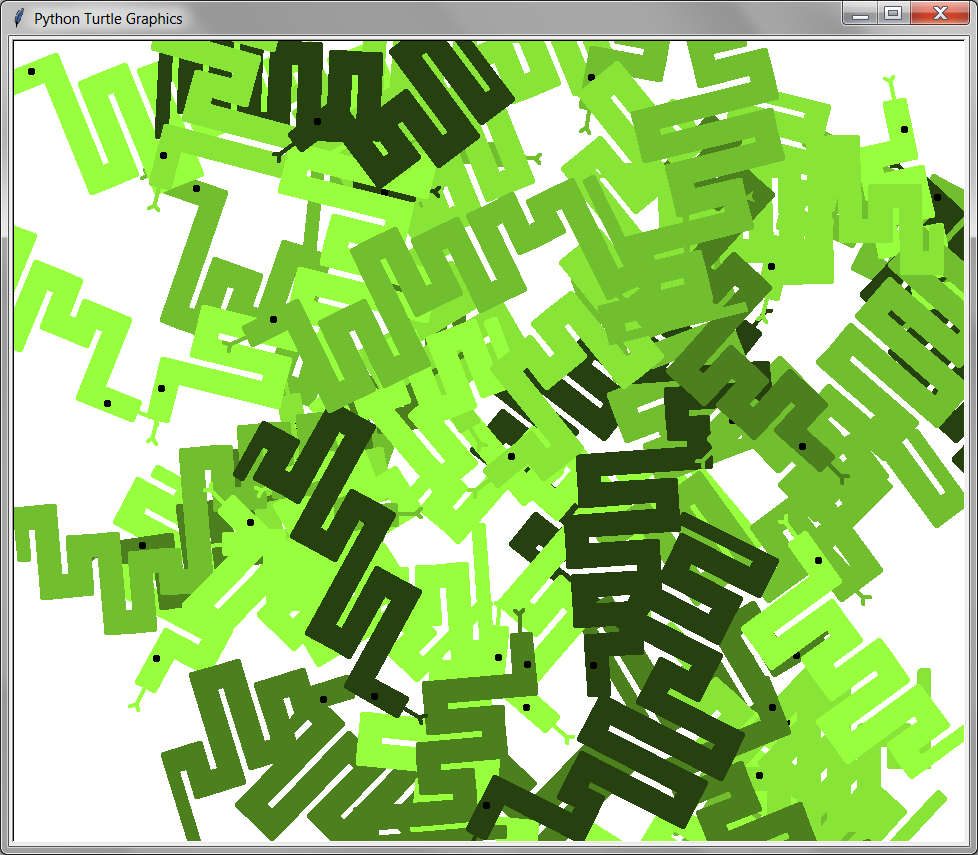

This figure's Python source:
from turtle import *
import random
tracer(1, 0)

GAP = 10
THICKNESS = 20

def draw_head(length):
    begin_fill()
    final_position = position()
    left(90)
    forward(length - THICKNESS)
    left(90)
    forward(THICKNESS * 3)
    left(90)
    forward(THICKNESS / 2.0)
    right(90) # draw tongue
    forward(THICKNESS)
    right(45)
    forward(THICKNESS / 3.0)
    backward(THICKNESS / 3.0)
    left(90)
    forward(THICKNESS / 3.0)
    backward(THICKNESS / 3.0)
    right(45)
    backward(THICKNESS)
    left(90) # end tongue
    forward(THICKNESS / 2.0)
    left(90)
    forward(THICKNESS * 2)
    right(90)
    forward(length - THICKNESS)
    left(90)
    forward(THICKNESS)
    penup()
    goto(final_position)
    left(90)
    forward(length - THICKNESS * 1.3)
    left(90)
    forward(THICKNESS * 1.5)
    dot(8, 'black')
    backward(THICKNESS * 1.5)
    right(90)
    backward(length - THICKNESS * 1.3)
    right(90)
    pendown()
    end_fill()

def twist_up(length):
    begin_fill()
    forward(GAP)
    left(90)
    forward(length - THICKNESS)
    right(90)
    forward(THICKNESS)
    final_position = position()
    right(90)
    penup()
    forward(THICKNESS)
    pendown()
    forward(length - THICKNESS)
    right(90)
    forward(THICKNESS + GAP)
    end_fill()
    penup()
    goto(final_position)
    pendown()
    right(180)
    
    
def twist_down(length):
    begin_fill()
    forward(GAP + THICKNESS)
    right(90)
    forward(length - THICKNESS)
    final_position = position()
    penup()
    forward(THICKNESS)
    pendown()
    right(90)
    forward(THICKNESS)
    right(90)
    forward(length - THICKNESS)
    left(90)
    forward(GAP)
    end_fill()
    penup()
    goto(final_position)
    pendown()
    right(180)
    

def draw_tail(length):
    begin_fill()
    forward(GAP)
    left(90)
    forward(length - THICKNESS)
    right(90)
    forward(THICKNESS / 2.0)
    right(90)
    forward(length)
    right(90)
    forward(THICKNESS / 2.0 + GAP)
    right(180)
    end_fill()

def draw_snake(lengths):
    draw_head(lengths[0])
    for i in range(1, len(lengths) - 1, 2):
        twist_up(lengths[i])
        twist_down(lengths[i + 1])
    draw_tail(lengths[-1])

pensize(4)
for i in range(50):
    penup()
    goto(random.randint(-400, 400), random.randint(-400, 400))
    pendown()
    setheading(random.randint(0, 360))
    #pencolor(random.randint(0, 100) / 100.0, random.randint(0, 100) / 100.0, random.randint(0, 100) / 100.0)
    #pencolor(random.choice(['#BFAC2C', '#7F731D', '#FFE53A', '#40390F', '#E5CE34']))
    pencolor(random.choice(['#71BF2E', '#4C7F1E', '#97FF3D', '#26400F', '#88E537']))
    fillcolor(pencolor())
    lengths = []
    for j in range(random.randint(3, 6) * 2):
             lengths.append(random.randint(40, 150))
    draw_snake(lengths)
    print(i)
    
